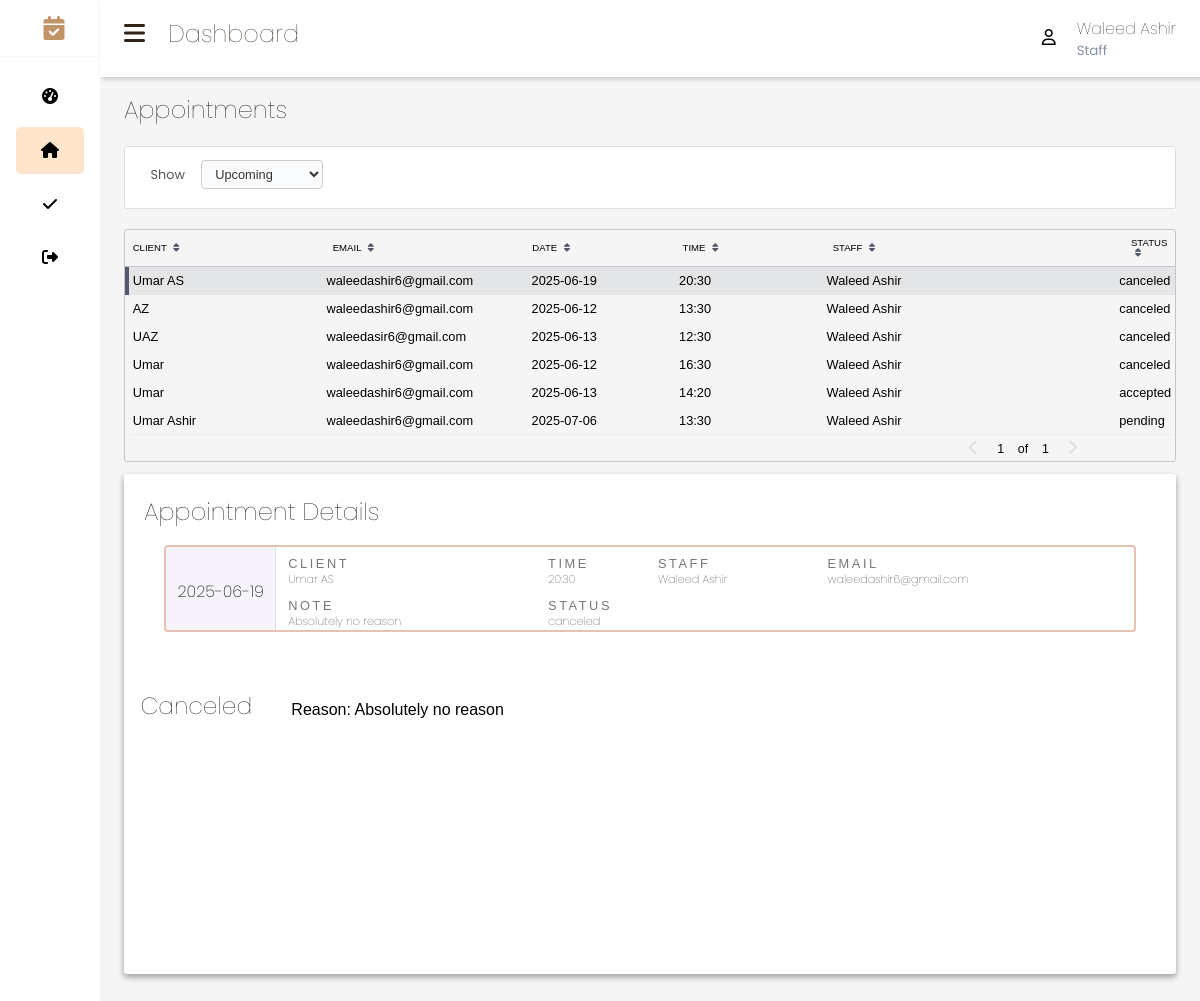
The page /appointments (signed in) on the database its author committed.
### app/models.py (models this page shows, shortened)
class User(db.Model, UserMixin):
    id = db.Column(db.Integer, primary_key=True)
    username = db.Column(db.String(100), unique=True, nullable=False)
    password = db.Column(db.String(100))
    role = db.Column(db.String(10), nullable=False, default='pending')
    google_id = db.Column(db.String(100), unique=True)
    name = db.Column(db.String(100), unique=True)

class Appointment(db.Model):
    id = db.Column(db.Integer, primary_key=True)
    client_id = db.Column(db.Integer, db.ForeignKey('user.id'), nullable=False)
    client_name = db.Column(db.String(100), nullable=False)
    client_mail = db.Column(db.String(100), nullable=False)
    appointment_date = db.Column(db.String(10), nullable=False)
    appointment_time = db.Column(db.String(5), nullable=False)
    person_name = db.Column(db.String(100), nullable=False)
    status = db.Column(db.String(20), default='pending')  # 'pending', 'accepted', 'rescheduled', 'canceled'
    staff_reason = db.Column(db.String(255))  # Reason for reschedule/cancel

### app/routes.py (the view)
    @app.route('/appointments', methods=['GET', 'POST'])
    @login_required
    def appointments():
        admin_username = current_user.username
        appointments = Appointment.query.filter_by(person_name=current_user.username).all()
        return render_template('appointments.html', appointments=appointments, admin_username=admin_username)

### app/templates/appointments.html (shortened to what this page needs)
{% extends 'staff_base.html' %}
{% block active %}
<ul>
    <li>
        <a href="{{ url_for('staff_dashboard')}}" class="nav-link" data-content="dashboard">
            <span><i class="fas fa-tachometer-alt"></i> </span>
        </a>
    </li>
    <li>
        <a href="{{ url_for('appointments')}}" class="active" data-content="clients">
            <span><i class="fas fa-home"></i> </span>
        </a>
    </li>
    <li>
        <a href="#">
            <span><i class="fa-solid fa-check"></i> </span>
        </a>
    </li>
    <li>
        <a href="{{ url_for('logout') }}">
            <span><i class="fas fa-sign-out-alt"></i></span>
        </a>
    </li>
</ul>
{% endblock active %}
{% block content %}
<main>
<div class="container">
    <h2>Appointments</h2>
    <div class="appointment-control-container">
        <div class="appointment-filter-container">
            <label for="selAppointmentFilter">Show</label>
            <select id="selAppointmentFilter">
                <option value="upcoming">Upcoming</option>
            </select>
        </div>
    </div>
    <div id="divAppointmentContainer">
        <div class="scrollable-table">
            <table id="tableHeader">
                <tbody>
                    <tr>
                        <td>Client <i class="fa fa-sort"></i></td>
                        <td>Email <i class="fa fa-sort"></i></td>
                        <td>Date <i class="fa fa-sort"></i></td>
                        <td>Time <i class="fa fa-sort"></i></td>
                        <td>Staff <i class="fa fa-sort"></i></td>
                        <td>Status <i class="fa fa-sort"></i></td>
                    </tr>
                </tbody>
            </table>
            <table id="tableAppointmentData" data-page="1">
                <tbody>{% for appointment in appointments %}
                    <tr data-id="{{ appointment.id }}" data-date="{{ appointment.appointment_date }}" data-client="{{ appointment.client_name }}" data-time="{{ appointment.appointment_time }}" data-staff="{{ appointment.person_name }}" data-mail="{{ appointment.client_mail }}" data-note="{{ appointment.staff_reason }}" data-status="{{ appointment.status }}">
                        <td>{{ appointment.client_name }}</td>
                        <td>{{appointment.client_mail }}</td>
                        <td>{{ appointment.appointment_date }}</td>
                        <td>{{appointment.appointment_time }}</td>
                        <td>{{appointment.person_name }}</td>
                        <td>{{ appointment.status }}</td>
                    </tr>
                        {% endfor %}
                </tbody>
                <tfoot>
                    <tr>
                        <td colspan="5">
                            <div>
                                <i id="iPrevPage" class="fa fa-chevron-left" disabled></i>
                                <span>
                                    <span id="spanCurrentPage"></span>
                                    <span>of</span>
                                    <span id="spanTotalPages"></span>
                                </span>
                                <i id="iNextPage" class="fa fa-chevron-right"></i>
                            </div>
                        </td>
                    </tr>
                </tfoot>
            </table>
        </div>
    </div>
    <div class="appointment-details">
        <div id="divAppointmentContent" class="appointment-content">
            <h2>Appointment Details</h2>
            <div id="divAppointmentDetailContainer">
                <table id="tableAppointmentDetails">
                    <tbody>
                        <tr>
                            <td rowspan="2">
                                <span id="spanAppointmentDateDetails"></span>
                            </td>
                            <td>
                                <span>Client</span>
                                <span id="spanPatientNameDetails"></span>
                            </td>
                            <td>
                                <span>Time</span>
                                <span id="spanProviderNameDetails"></span>
                            </td>
                            <td>
                                <span>Staff</span>
                                <span id="spanAppointmentTypeDetails"></span>
                            </td>
                            <td>
                                <span>Email</span>
                                <span id="spanAppointmentOrgDetails"></span>
                            </td>
                        </tr>
                        <tr>
                            <td>
                                <span>Note</span>
                                <span id="spanAppointmentNoteDetails"></span>
                            </td>
                            <td colspan="5">
                                <span>Status</span>
                                <span id="spanAppointmentStatusDetails"></span>
                            </td>
                        </tr>
                    </tbody>
                </table>
            </div>
                <div class="appointment-data">
                    <div id="divSelectedAppointmentActions" class="appointment-actions"></div>
                </div>
        </div>
    </div>
</div>
</main>
{% endblock content %}

### app/templates/staff_base.html (shortened to what this page needs)
<!DOCTYPE html>
<html lang="en">
<head>
    <link rel="stylesheet" href="https://cdnjs.cloudflare.com/ajax/libs/font-awesome/6.7.2/css/all.min.css" />
    <link rel="stylesheet" href="{{ url_for('static', filename='css/style.css') }}">
    <link rel="stylesheet" href="{{ url_for('static', filename='css/styling.css') }}">
</head>
<body>
    <section class="sidebar">
        <div class="sidebar-brand">
            <h2>
                <span><i class="fas fa-calendar-check"></i></span>
            </h2>
        </div>
        <div class="sidebar-menu">
            {% block active %}{% endblock %}
        </div>
    </section>
    <div class="main-content">
            <header>
                <div class="header-title">
                    <h2>
                        <label for="nav-toggle">
                          <i class="fas fa-bars"></i>
                        </label>
                        Dashboard
                    </h2>
                </div>
                <div class="user-wrapper">
                    <i class="fas fa-user"></i>
                    <div>
                        <h4>{{ admin_username }}</h4>
                        <small>Staff</small>
                    </div>
                </div>
            </header>
            {% block content %}
            {% endblock %}
</body>
</html>

### app/static/css/style.css (style rules this page uses)
:root { --main-color: rgb(0, 0, 0); --color-dark: #1d2231; --text-gray: #8390a2; --white: #000000; --sidebar-color: white; --sidebar-active: #ffebd9; --sidebar-active-hover: #e6c2b4; --border-color: #fcf5f2; --main-background: whitesmoke; --sidebar-width: 345px; --sidebar-width-check: 100px; --box-shadow: 2px 2px 5px rgba(0, 0, 0, 0.2); }
* { padding: 0; margin: 0; box-sizing: border-box; list-style: none; text-decoration: none; }
body { font-family: Poppins, sans-serif; }
.sidebar { width: var(--sidebar-width); position: fixed; top: 0; left: 0; height: 100vh; background: var(--sidebar-color); z-index: 100; white-space:nowrap; transition: width 300ms; }
.sidebar-brand { color:rgb(194, 149, 105); padding: 1rem 0rem 1rem 2rem; border-bottom: 1px solid var(--border-color); }
.sidebar-brand span:first-child { padding-left: 1rem; }
.sidebar-brand span { display: inline-block; padding-right: 1rem; font-weight:500; }
.sidebar-menu { margin-top: 1rem; }
.sidebar-menu li { width: 100%; margin-bottom: 0.4rem; padding-left: 2rem; padding-right: 1rem; }
.sidebar-menu a { display: block; font-size: 0.9rem; font-weight: 300; padding: 0.7rem 0; border-radius: 5px; color:rgb(0, 0, 0); transition: background-color 300ms ease; }
.sidebar-menu a.active { background: #fee4cb; color: black; }
.sidebar-menu a span:first-child { font-size: 1rem; padding: 0rem 1rem; }
.main-content { margin-left: var(--sidebar-width); transition: margin-left 300ms; }
header { background:white; display: flex; justify-content: space-between; padding: 1rem 1.5rem; box-shadow: var(--box-shadow); position: fixed; left: var(--sidebar-width); width: calc(100% - var(--sidebar-width)); top: 0; z-index: 100; transition: left 300ms; color: black; }
header h2 { color: #302318; font-weight:100; }
header h2 label { cursor: pointer; }
header h2 i { font-weight:500; font-size: 1.5rem; padding-right: 1rem; }
.user-wrapper { display: flex; align-items: center; position:relative; }
.user-wrapper h4 { font-weight:100; }
.user-wrapper i { font-weight: 100; width: 35px; height: 20px; border-radius: 50%; margin-left:2px }
.user-wrapper small { display: inline-block; color: var(--text-gray); }
main { margin-top: 60px; padding: 2rem 1.5rem; background: var(--main-background); min-height: calc(100vh - 60px); }
@media (max-width: 1200px) { .sidebar { width: var(--sidebar-width-check); } }
@media (max-width: 1200px) { .sidebar .sidebar-brand, .sidebar li { padding-left: 1rem; text-align: center; } }
@media (max-width: 1200px) { .sidebar .sidebar-brand { padding-left: 8px; } }
@media (max-width: 1200px) { .main-content { margin-left: var(--sidebar-width-check); } }
@media (max-width: 1200px) { .main-content header { left: var(--sidebar-width-check); width: calc(100% - var(--sidebar-width-check)); } }

### app/templates/appointments.html (style rules this page uses)
#divSelectedAppointmentActions { position: relative; }
#divSelectedAppointmentActions { display: flex; flex-wrap: wrap; gap: 0.7em 1em; margin: 1.2em 0 1.5em 0; align-items: flex-start; }
#selAppointmentFilter { padding: 0.4em 0.7em; margin: 0 0.3em 0.5em 0; border: 1px solid #ccc; border-radius: 4px; font-size: 1em; background: #fafbfc; color: #333; transition: border-color 0.2s; outline: none; }
#selAppointmentFilter option { color: #333; background: #fafbfc; }

### rows shown on the page
User: username "Waleed Ashir"
Appointment: client_name "Umar AS", client_mail "waleedashir6@gmail.com", appointment_date "2025-06-19", appointment_time "20:30", person_name "Waleed Ashir", status "canceled"
Appointment: client_name "AZ", client_mail "waleedashir6@gmail.com", appointment_date "2025-06-12", appointment_time "13:30", person_name "Waleed Ashir", status "canceled"
Appointment: client_name "UAZ", client_mail "waleedasir6@gmail.com", appointment_date "2025-06-13", appointment_time "12:30", person_name "Waleed Ashir", status "canceled"
Appointment: client_name "Umar", client_mail "waleedashir6@gmail.com", appointment_date "2025-06-12", appointment_time "16:30", person_name "Waleed Ashir", status "canceled"
Appointment: client_name "Umar", client_mail "waleedashir6@gmail.com", appointment_date "2025-06-13", appointment_time "14:20", person_name "Waleed Ashir", status "accepted"
Appointment: client_name "Umar Ashir", client_mail "waleedashir6@gmail.com", appointment_date "2025-07-06", appointment_time "13:30", person_name "Waleed Ashir", status "pending"
